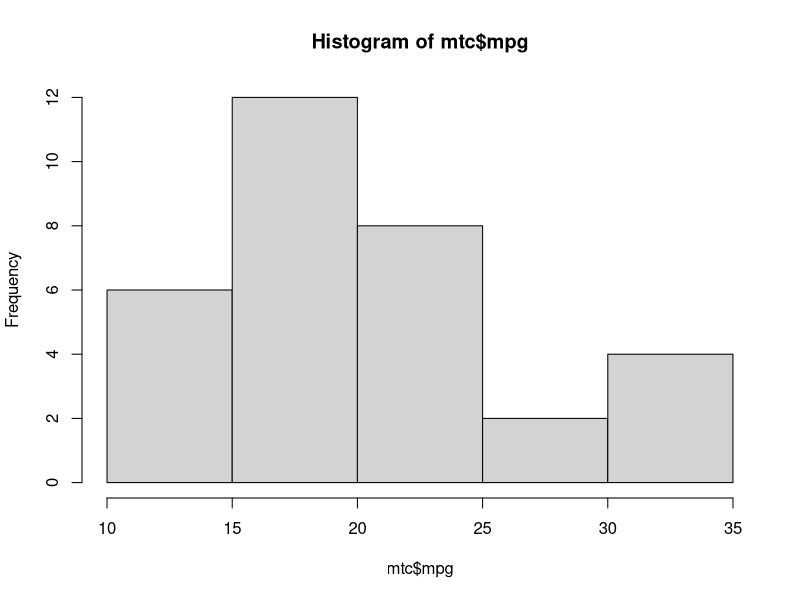
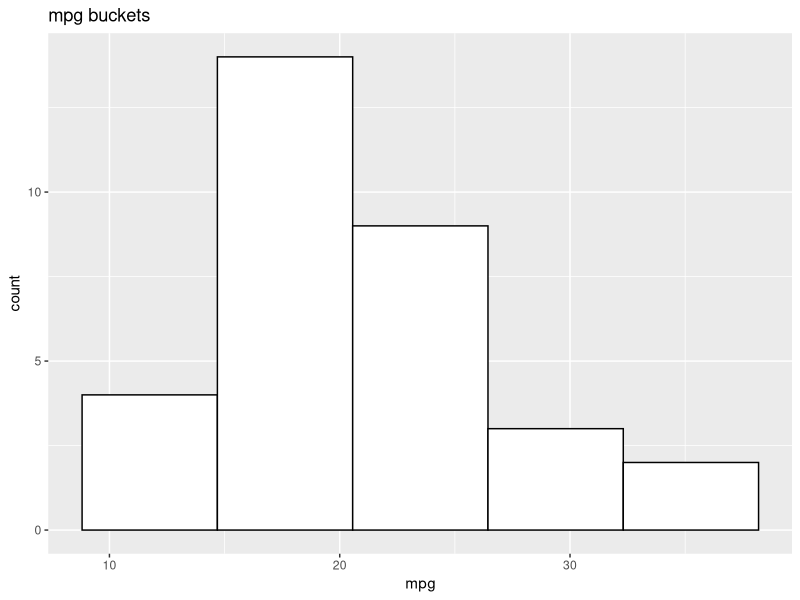

These charts were generated, in order, by the following R code: (Note: this script raises an error after producing the figures.)
install.packages("ggplot2")
library(ggplot2)


mtc <- mtcars
hist(mtc$mpg, breaks=4)

g<-ggplot(mtc, aes(x=mpg)) + geom_histogram(bins=5, color="black", fill="white")

g+ggtitle("mpg buckets")

timeToNYC <- c(4,4.5,3.5,5,4,4.2)
timeToNYCWeek2 <- c(4.5,5,3.8,5.2,4.6,4.3)
day <- c("mon", "tues", "wed", "thurs", "fri", "sat")

week1<- c(1,1,1,1,1,1)
week2<- c(2,2,2,2,2,2)
time<- c(timeToNYC, timeToNYCWeek2)
week <- as.factor(c(week1, week2))
dayOfWeek <-c(day,day)

df <- data.frame(day,timeToNYC,timeToNYCWeek2)

y <- ggplot(df, aes(x=day, y=timeToNYC, group=1)) + geom_line(color="red", linetype="dashed", size=1.5)

x <- ggplot(df2, aes(x=dayOfWeek, group=week, color=week)) + geom_line(aes(y=time))

